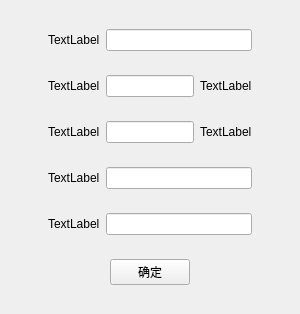
<?xml version="1.0" encoding="UTF-8"?>
<ui version="4.0">
 <class>Result</class>
 <widget class="QWidget" name="Result">
  <property name="geometry">
   <rect>
    <x>0</x>
    <y>0</y>
    <width>300</width>
    <height>250</height>
   </rect>
  </property>
  <property name="windowTitle">
   <string>Form</string>
  </property>
  <property name="windowIcon">
   <iconset resource="logo.qrc">
    <normaloff>:/0005018327188690_b.jpg</normaloff>:/0005018327188690_b.jpg</iconset>
  </property>
  <layout class="QGridLayout" name="gridLayout">
   <item row="0" column="1">
    <widget class="QWidget" name="widget_7" native="true">
     <layout class="QVBoxLayout" name="verticalLayout">
      <item>
       <spacer name="verticalSpacer">
        <property name="orientation">
         <enum>Qt::Vertical</enum>
        </property>
        <property name="sizeHint" stdset="0">
         <size>
          <width>20</width>
          <height>40</height>
         </size>
        </property>
       </spacer>
      </item>
      <item>
       <widget class="QWidget" name="widget" native="true">
        <layout class="QHBoxLayout" name="horizontalLayout">
         <item>
          <widget class="QLabel" name="label">
           <property name="text">
            <string>TextLabel</string>
           </property>
          </widget>
         </item>
         <item>
          <widget class="QLineEdit" name="lineEdit"/>
         </item>
        </layout>
       </widget>
      </item>
      <item>
       <widget class="QWidget" name="widget_2" native="true">
        <layout class="QHBoxLayout" name="horizontalLayout_2">
         <item>
          <widget class="QLabel" name="label_2">
           <property name="text">
            <string>TextLabel</string>
           </property>
          </widget>
         </item>
         <item>
          <widget class="QLineEdit" name="lineEdit_2"/>
         </item>
         <item>
          <widget class="QLabel" name="label_3">
           <property name="text">
            <string>TextLabel</string>
           </property>
          </widget>
         </item>
        </layout>
       </widget>
      </item>
      <item>
       <widget class="QWidget" name="widget_3" native="true">
        <layout class="QHBoxLayout" name="horizontalLayout_3">
         <item>
          <widget class="QLabel" name="label_4">
           <property name="text">
            <string>TextLabel</string>
           </property>
          </widget>
         </item>
         <item>
          <widget class="QLineEdit" name="lineEdit_3"/>
         </item>
         <item>
          <widget class="QLabel" name="label_5">
           <property name="text">
            <string>TextLabel</string>
           </property>
          </widget>
         </item>
        </layout>
       </widget>
      </item>
      <item>
       <widget class="QWidget" name="widget_4" native="true">
        <layout class="QHBoxLayout" name="horizontalLayout_4">
         <item>
          <widget class="QLabel" name="label_6">
           <property name="text">
            <string>TextLabel</string>
           </property>
          </widget>
         </item>
         <item>
          <widget class="QLineEdit" name="lineEdit_4"/>
         </item>
        </layout>
       </widget>
      </item>
      <item>
       <widget class="QWidget" name="widget_5" native="true">
        <layout class="QHBoxLayout" name="horizontalLayout_5">
         <item>
          <widget class="QLabel" name="label_7">
           <property name="text">
            <string>TextLabel</string>
           </property>
          </widget>
         </item>
         <item>
          <widget class="QLineEdit" name="lineEdit_5"/>
         </item>
        </layout>
       </widget>
      </item>
      <item>
       <widget class="QWidget" name="widget_6" native="true">
        <layout class="QHBoxLayout" name="horizontalLayout_6">
         <item>
          <spacer name="horizontalSpacer_3">
           <property name="orientation">
            <enum>Qt::Horizontal</enum>
           </property>
           <property name="sizeHint" stdset="0">
            <size>
             <width>40</width>
             <height>20</height>
            </size>
           </property>
          </spacer>
         </item>
         <item>
          <widget class="QPushButton" name="pushButton_2">
           <property name="text">
            <string>确定</string>
           </property>
          </widget>
         </item>
         <item>
          <spacer name="horizontalSpacer_4">
           <property name="orientation">
            <enum>Qt::Horizontal</enum>
           </property>
           <property name="sizeHint" stdset="0">
            <size>
             <width>40</width>
             <height>20</height>
            </size>
           </property>
          </spacer>
         </item>
        </layout>
       </widget>
      </item>
      <item>
       <spacer name="verticalSpacer_2">
        <property name="orientation">
         <enum>Qt::Vertical</enum>
        </property>
        <property name="sizeHint" stdset="0">
         <size>
          <width>20</width>
          <height>40</height>
         </size>
        </property>
       </spacer>
      </item>
     </layout>
    </widget>
   </item>
   <item row="0" column="0">
    <spacer name="horizontalSpacer">
     <property name="orientation">
      <enum>Qt::Horizontal</enum>
     </property>
     <property name="sizeHint" stdset="0">
      <size>
       <width>40</width>
       <height>20</height>
      </size>
     </property>
    </spacer>
   </item>
   <item row="0" column="2">
    <spacer name="horizontalSpacer_2">
     <property name="orientation">
      <enum>Qt::Horizontal</enum>
     </property>
     <property name="sizeHint" stdset="0">
      <size>
       <width>40</width>
       <height>20</height>
      </size>
     </property>
    </spacer>
   </item>
  </layout>
 </widget>
 <resources>
  <include location="logo.qrc"/>
 </resources>
 <connections/>
</ui>
